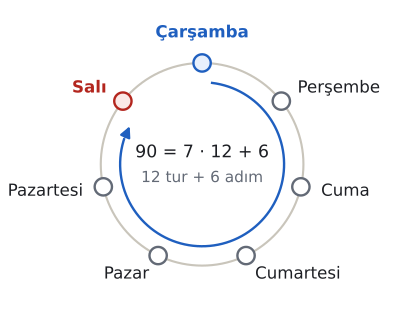

The script that drew this image:
import sys; sys.path.insert(0, "tools")
from cizim import *

# Haftanın günleri bir çember üstünde: çarşambadan 90 gün sonra = 12 tam tur + 6 adım = salı.
fig, ax = sekil(5.2, 5.0)
ax.axis("off"); ax.set_aspect("equal")
gunler = ["Pazartesi", "Salı", "Çarşamba", "Perşembe", "Cuma", "Cumartesi", "Pazar"]
R = 2.2
ax.add_patch(patches.Circle((0, 0), R, fill=False, ec=CIZGI, lw=1.6))
def konum(i, r=R):
    a = np.radians(90 - (i - 2) * 360 / 7)   # çarşamba en üstte
    return r * np.cos(a), r * np.sin(a)
for i, g in enumerate(gunler):
    x, y = konum(i)
    renk, dolgu = (MAVI, MAVI_ACIK) if i == 2 else (KIRMIZI, KIRMIZI_ACIK) if i == 1 else (YAZI, "white")
    ax.plot(x, y, "o", ms=13, mfc=dolgu, mec=renk if i in (1, 2) else SOLUK, mew=1.8, zorder=5)
    tx, ty = konum(i, R + 0.45)
    ha = "center" if abs(tx) < 0.5 else ("left" if tx > 0 else "right")
    ax.text(tx, ty + (0.2 if abs(tx) < 0.5 else 0), g, ha=ha, va="center", fontsize=12.5, color=renk,
            fontweight="bold" if i in (1, 2) else "normal")
# Çarşambadan saat yönünde 6 adım (salıya kadar) giden yay
r = R - 0.42
t = np.radians(np.linspace(90 - 7, 90 - 6 * 360 / 7 + 9, 200))
ax.plot(r * np.cos(t[:-8]), r * np.sin(t[:-8]), color=MAVI, lw=1.8)
ax.annotate("", xy=(r * np.cos(t[-1]), r * np.sin(t[-1])), xytext=(r * np.cos(t[-9]), r * np.sin(t[-9])),
            arrowprops=dict(arrowstyle="-|>", color=MAVI, lw=1.8, mutation_scale=16))
ax.text(0, 0.25, "90 = 7 · 12 + 6", ha="center", va="center", fontsize=13, color=YAZI)
ax.text(0, -0.3, "12 tur + 6 adım", ha="center", va="center", fontsize=11.5, color=SOLUK)
ax.set_xlim(-4.2, 4.2); ax.set_ylim(-3.4, 3.4)
kaydet(fig, __file__)
